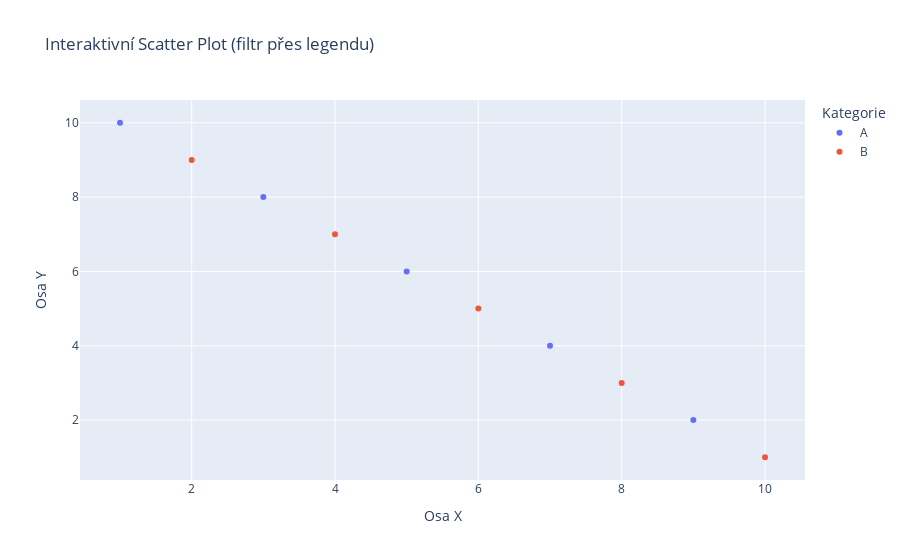

The code cell stored with this chart in its notebook:
### Code cell
import plotly.express as px
import pandas as pd

# Vytvoření ukázkového datasetu
data = pd.DataFrame({
    "Hodnota X": [1, 2, 3, 4, 5, 6, 7, 8, 9, 10],
    "Hodnota Y": [10, 9, 8, 7, 6, 5, 4, 3, 2, 1],
    "Kategorie": ["A", "B", "A", "B", "A", "B", "A", "B", "A", "B"]
})

# Vytvoření scatter plotu
fig = px.scatter(
    data,
    x="Hodnota X",
    y="Hodnota Y",
    color="Kategorie", # legenda aktivována, pokud parametr rozděluje data do skupin podle barev
    title="Interaktivní Scatter Plot (filtr přes legendu)",
    labels={"Hodnota X": "Osa X", "Hodnota Y": "Osa Y"},
    hover_data=["Kategorie"]
)

# Zobrazení grafu
fig.show()

### Figure 1 — Plotly figure (JSON) as saved in the notebook; plotly's stock layout.template omitted (floating-point values rounded to 4 significant figures)
{"data": [{"customdata": [["A"], ["A"], ["A"], ["A"], ["A"]], "hovertemplate": "Kategorie=%{customdata[0]}<br>Osa X=%{x}<br>Osa Y=%{y}<extra></extra>", "legendgroup": "A", "marker": {"color": "#636efa", "symbol": "circle"}, "mode": "markers", "name": "A", "orientation": "v", "showlegend": true, "type": "scatter", "x": [1, 3, 5, 7, 9], "xaxis": "x", "y": [10, 8, 6, 4, 2], "yaxis": "y"}, {"customdata": [["B"], ["B"], ["B"], ["B"], ["B"]], "hovertemplate": "Kategorie=%{customdata[0]}<br>Osa X=%{x}<br>Osa Y=%{y}<extra></extra>", "legendgroup": "B", "marker": {"color": "#EF553B", "symbol": "circle"}, "mode": "markers", "name": "B", "orientation": "v", "showlegend": true, "type": "scatter", "x": [2, 4, 6, 8, 10], "xaxis": "x", "y": [9, 7, 5, 3, 1], "yaxis": "y"}], "layout": {"legend": {"title": {"text": "Kategorie"}, "tracegroupgap": 0}, "title": {"text": "Interaktivní Scatter Plot (filtr přes legendu)"}, "xaxis": {"anchor": "y", "domain": [0, 1], "title": {"text": "Osa X"}}, "yaxis": {"anchor": "x", "domain": [0, 1], "title": {"text": "Osa Y"}}}}
